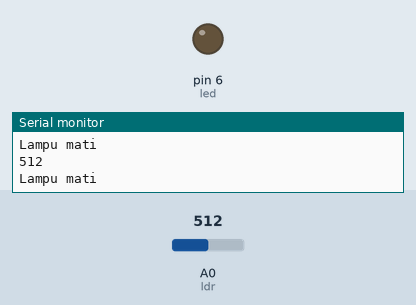
Bench run of a sketch on a simulated Arduino Uno, built with avr-gcc and run on an emulated ATmega328P. Parts: output pins drawn as LEDs (lit = HIGH), the last lines printed to the serial monitor. Inputs (shaded band) come from the test bench; at power-on: A0 (ldr) = 512.

Above: at 1.2 s.
1.3 s: A0 (ldr) set to 54
4.3 s: A0 (ldr) set to 44
At 5.4 s:
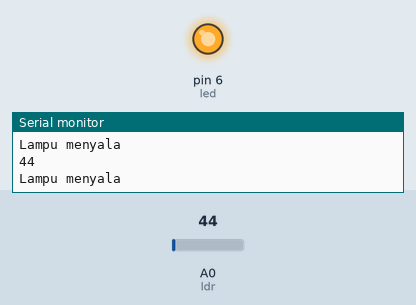
5.8 s: A0 (ldr) set to 1023
At 6.6 s:
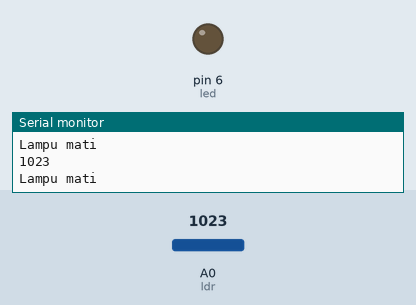
7.3 s: A0 (ldr) set to 40
At 7.7 s:
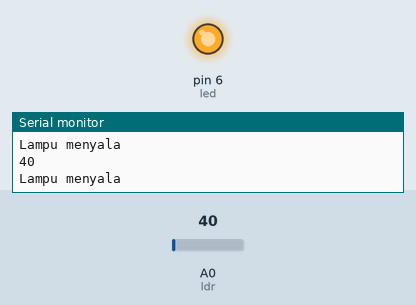
Timing chart, 0 to 9.8 s (numbered marks = the images above; inputs shaded):
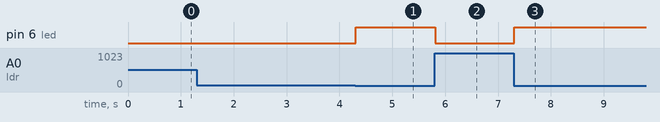

Measured:
- the behaviour switches between 50 and 49 on A0 (ldr) (found by bisection; images 0 and 1)
- after the input at 4.3 s, pin 6 (led): LOW → HIGH at once
- after the input at 5.8 s, pin 6 (led): HIGH → LOW at once
- after the input at 7.3 s, pin 6 (led): LOW → HIGH at once

The sketch:

Arduino_LDR_LED.ino
```cpp
int led = 6;  // pin led
int ldr = A0; // pin sensor cahaya

void setup()
{
  Serial.begin(9600);   // inisialisasi serial
  pinMode(led, OUTPUT); // pin led sebagai output
  pinMode(ldr, INPUT);  // pin sensor cahaya sebagai input
}

void loop()
{
  int cahaya = analogRead(ldr); // baca nilai sensor cahaya
  Serial.println(cahaya);       // tampilkan nilai sensor cahaya

  if (cahaya < 50)
  {                          // jika nilai sensor cahaya kurang dari 50
    digitalWrite(led, HIGH); // led menyala
    Serial.println("Lampu menyala");
  }
  else
  {                         // jika nilai sensor cahaya lebih dari 50
    digitalWrite(led, LOW); // led mati
    Serial.println("Lampu mati");
  }
}
```
